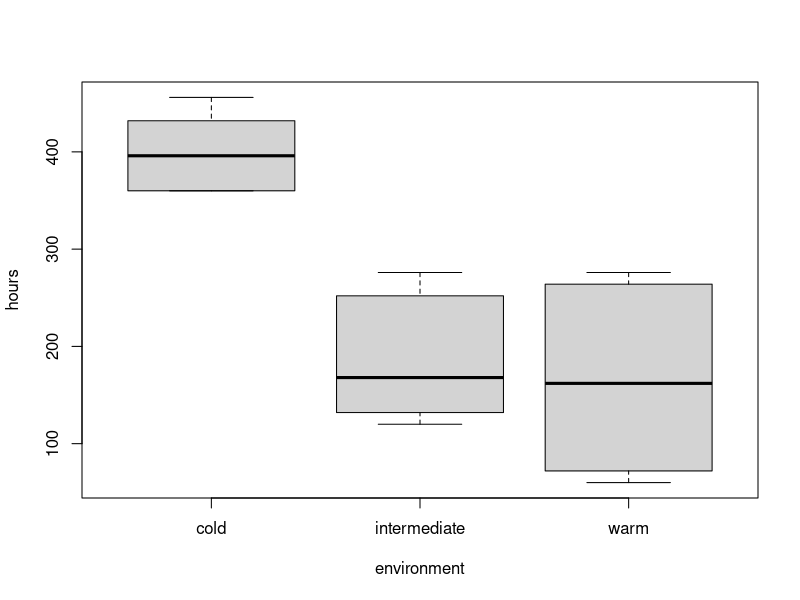
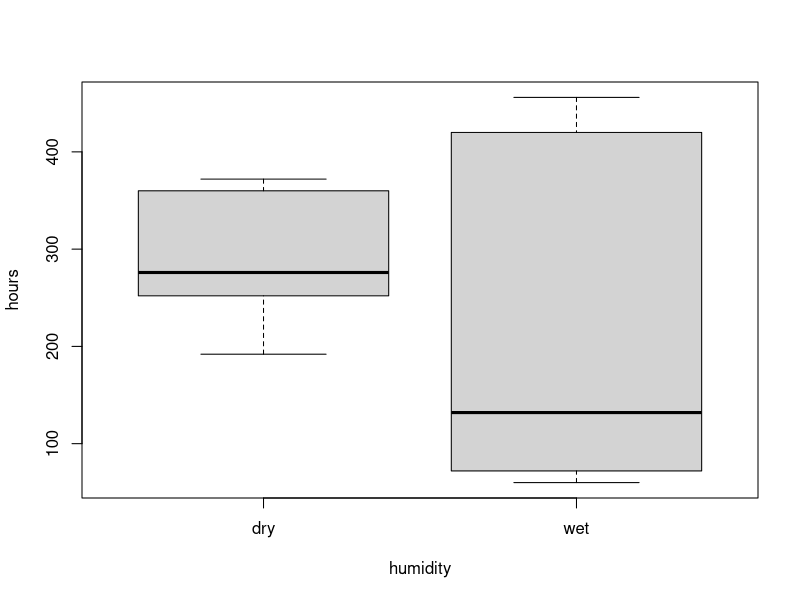
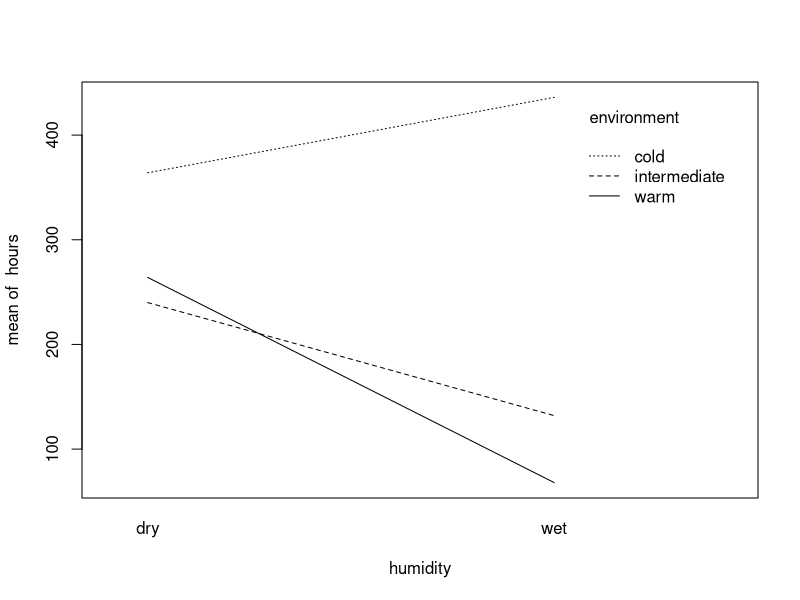
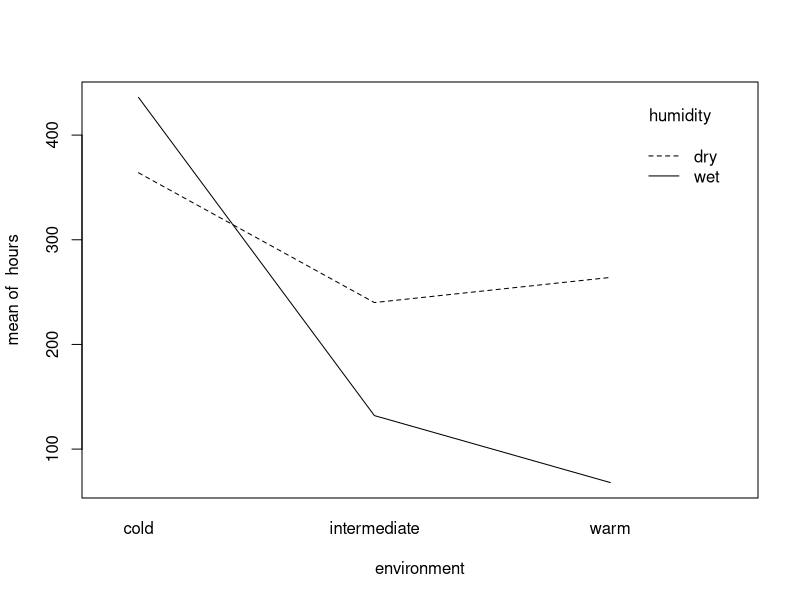
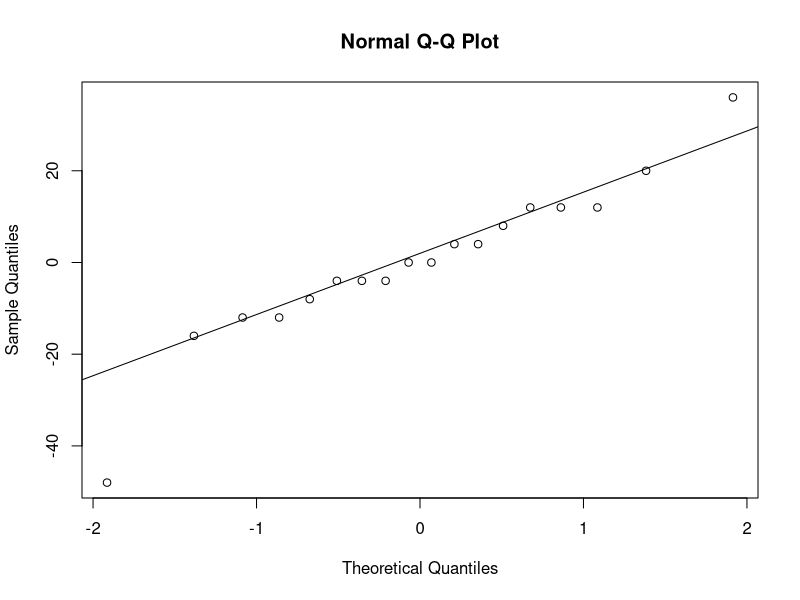
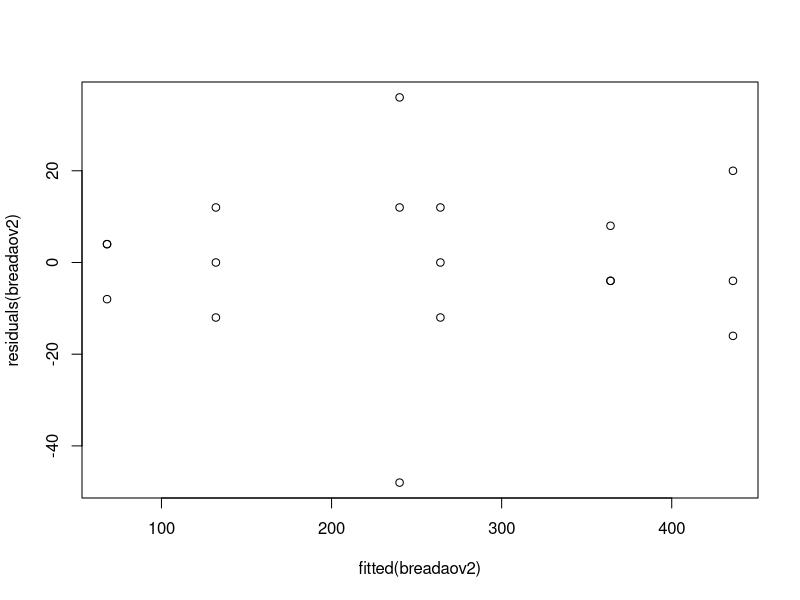

Source code (R) for these figures, in order:
bread = read.table("bread.txt", header=TRUE)
attach(bread)

N=3
I=3
J=2

rbind(rep(1:I,each=N*J),rep(1:J,N*I),sample(1:(N*I*J)))

boxplot(hours~environment,data=bread)
boxplot(hours~humidity,data=bread)

interaction.plot(humidity,environment,hours)
interaction.plot(environment,humidity,hours)

bread$humidity=as.factor(bread$humidity)
bread$environment=as.factor(bread$environment)
breadaov=lm(hours~humidity*environment,data=bread)
anova(breadaov)

#environment y humidity tienen main effect y hay evidencias de interaccion. 
#porque p value es muy pequeño y h0 es que no hay interaccion.

contrasts(bread$humidity)=contr.sum
contrasts(bread$environment)=contr.sum
breadaov2=lm(hours~humidity*environment,data=bread)
summary(breadaov2)

qqnorm(residuals(breadaov2))
qqline(residuals(breadaov2))
plot(fitted(breadaov2),residuals(breadaov2))

#qq datos en los extremos son demasiado extremos outliers
#plot todo datos similares y algun outlier en el 200

